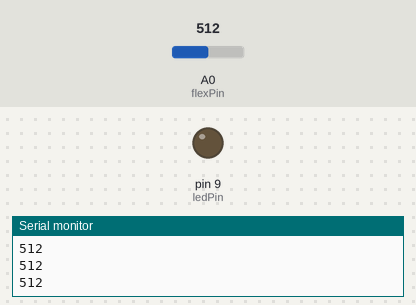
This sketch was run on a simulated Arduino Uno, built with avr-gcc and run on an emulated ATmega328P. Shown: output pins drawn as LEDs (lit = HIGH), the last lines printed to the serial monitor. The inputs (shaded band) are chosen by the test bench; at power-on: A0 (flexPin) = 512.

Above: at 1.2 s.
1.3 s: A0 (flexPin) set to 716
At 1.9 s:
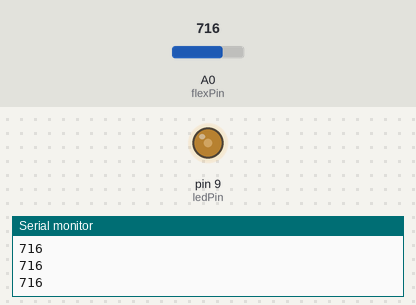
2.8 s: A0 (flexPin) set to 900
At 3.4 s:
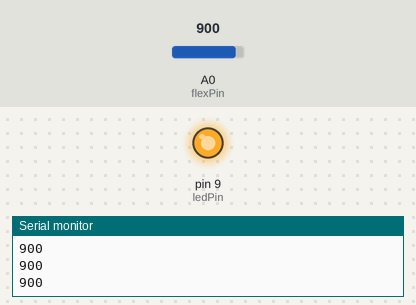
Timing chart, 0 to 5.8 s (numbered marks = the images above; inputs shaded):
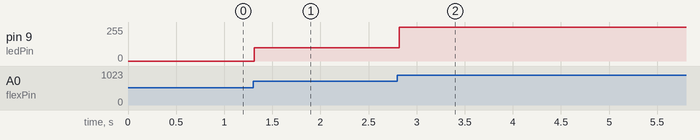

Measured:
- after the input at 1.3 s, pin 9 (ledPin): 0/255 → 98/255 at once
- after the input at 2.8 s, pin 9 (ledPin): 98/255 → 255/255 at once

The sketch:

Project_20_Flex_Sensor_Glove.ino
```cpp
// Project 20: Flex Sensor Glove
// Controls an LED's brightness with a flex sensor.

int flexPin = A0;
int ledPin = 9; // PWM pin

void setup() {
  pinMode(ledPin, OUTPUT);
  Serial.begin(9600);
}

void loop() {
  int flexValue = analogRead(flexPin);
  Serial.println(flexValue);

  // Map the flex sensor reading to the LED's brightness range
  // You will need to experiment to find the min and max values for your sensor
  int brightness = map(flexValue, 600, 900, 0, 255);

  // Constrain the value to be within the PWM range
  brightness = constrain(brightness, 0, 255);

  analogWrite(ledPin, brightness);
  delay(50);
}
```
